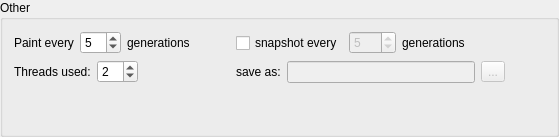
                 <widget class="QGroupBox" name="groupBox_3">
                  <property name="title">
                   <string>Other</string>
                  </property>
                  <layout class="QGridLayout" name="gridLayout_5">
                   <item row="0" column="0">
                    <layout class="QVBoxLayout" name="verticalLayout_12">
                     <item>
                      <layout class="QHBoxLayout" name="horizontalLayout_17">
                       <item>
                        <layout class="QVBoxLayout" name="verticalLayout_2">
                         <item>
                          <layout class="QHBoxLayout" name="horizontalLayout">
                           <item>
                            <widget class="QLabel" name="label_7">
                             <property name="text">
                              <string>Paint every</string>
                             </property>
                            </widget>
                           </item>
                           <item>
                            <widget class="QSpinBox" name="generation_spinbox">
                             <property name="value">
                              <number>5</number>
                             </property>
                            </widget>
                           </item>
                           <item>
                            <widget class="QLabel" name="label_10">
                             <property name="text">
                              <string>generations</string>
                             </property>
                            </widget>
                           </item>
                           <item>
                            <spacer name="horizontalSpacer_10">
                             <property name="orientation">
                              <enum>Qt::Horizontal</enum>
                             </property>
                             <property name="sizeHint" stdset="0">
                              <size>
                               <width>40</width>
                               <height>20</height>
                              </size>
                             </property>
                            </spacer>
                           </item>
                          </layout>
                         </item>
                         <item>
                          <layout class="QHBoxLayout" name="horizontalLayout_2">
                           <item>
                            <widget class="QLabel" name="label_8">
                             <property name="text">
                              <string>Threads used:</string>
                             </property>
                            </widget>
                           </item>
                           <item>
                            <widget class="QSpinBox" name="threadnumber">
                             <property name="minimum">
                              <number>1</number>
                             </property>
                             <property name="maximum">
                              <number>16</number>
                             </property>
                             <property name="value">
                              <number>2</number>
                             </property>
                            </widget>
                           </item>
                           <item>
                            <spacer name="horizontalSpacer">
                             <property name="orientation">
                              <enum>Qt::Horizontal</enum>
                             </property>
                             <property name="sizeHint" stdset="0">
                              <size>
                               <width>78</width>
                               <height>20</height>
                              </size>
                             </property>
                            </spacer>
                           </item>
                          </layout>
                         </item>
                        </layout>
                       </item>
                       <item>
                        <layout class="QVBoxLayout" name="verticalLayout_4">
                         <item>
                          <layout class="QHBoxLayout" name="horizontalLayout_8">
                           <item>
                            <widget class="QCheckBox" name="snapshot_enabler">
                             <property name="text">
                              <string>snapshot every</string>
                             </property>
                            </widget>
                           </item>
                           <item>
                            <widget class="QSpinBox" name="snapshot_spinbox">
                             <property name="enabled">
                              <bool>false</bool>
                             </property>
                             <property name="minimum">
                              <number>1</number>
                             </property>
                             <property name="maximum">
                              <number>200</number>
                             </property>
                             <property name="value">
                              <number>5</number>
                             </property>
                            </widget>
                           </item>
                           <item>
                            <widget class="QLabel" name="label_12">
                             <property name="text">
                              <string>generations</string>
                             </property>
                            </widget>
                           </item>
                           <item>
                            <spacer name="horizontalSpacer_11">
                             <property name="orientation">
                              <enum>Qt::Horizontal</enum>
                             </property>
                             <property name="sizeHint" stdset="0">
                              <size>
                               <width>40</width>
                               <height>20</height>
                              </size>
                             </property>
                            </spacer>
                           </item>
                          </layout>
                         </item>
                         <item>
                          <layout class="QHBoxLayout" name="horizontalLayout_11">
                           <item>
                            <widget class="QLabel" name="label_13">
                             <property name="text">
                              <string>save as:</string>
                             </property>
                            </widget>
                           </item>
                           <item>
                            <widget class="QLineEdit" name="snapshot_location">
                             <property name="enabled">
                              <bool>false</bool>
                             </property>
                            </widget>
                           </item>
                           <item>
                            <widget class="QToolButton" name="snapshot_choose_location">
                             <property name="enabled">
                              <bool>false</bool>
                             </property>
                             <property name="text">
                              <string>...</string>
                             </property>
                            </widget>
                           </item>
                          </layout>
                         </item>
                        </layout>
                       </item>
                       <item>
                        <spacer name="horizontalSpacer_17">
                         <property name="orientation">
                          <enum>Qt::Horizontal</enum>
                         </property>
                         <property name="sizeHint" stdset="0">
                          <size>
                           <width>40</width>
                           <height>20</height>
                          </size>
                         </property>
                        </spacer>
                       </item>
                      </layout>
                     </item>
                     <item>
                      <spacer name="verticalSpacer_3">
                       <property name="orientation">
                        <enum>Qt::Vertical</enum>
                       </property>
                       <property name="sizeHint" stdset="0">
                        <size>
                         <width>20</width>
                         <height>40</height>
                        </size>
                       </property>
                      </spacer>
                     </item>
                    </layout>
                   </item>
                  </layout>
                 </widget>
